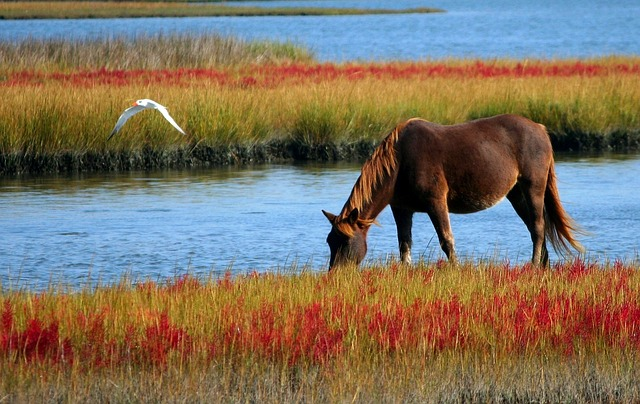
#> input picture horse.jpg, 640 x 404 px
$ python add_alpha_horse.py
#> lines starting #> are read from the running program, lines starting #| are printed output that depends on the picture
import cv2
import numpy as np
img = cv2.imread('horse.jpg')
#> img is the input picture: shape (404, 640, 3); mean B, G, R 95.9, 113.2, 126.6


b,g,r = cv2.split(img)
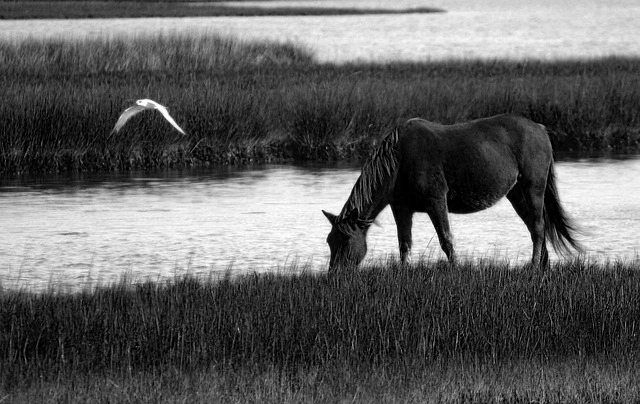
#> b: shape (404, 640); min 0, max 255, mean 95.9
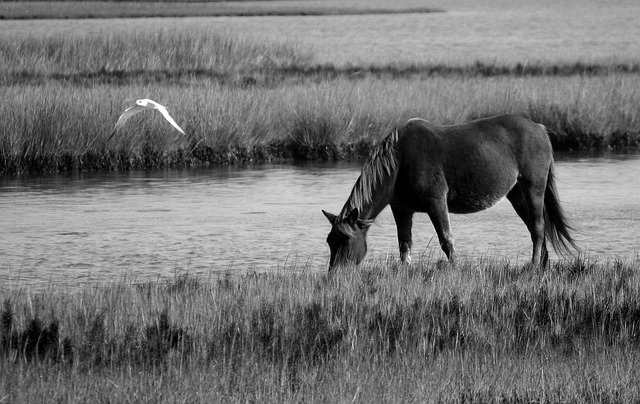
#> g: shape (404, 640); min 0, max 255, mean 113.2
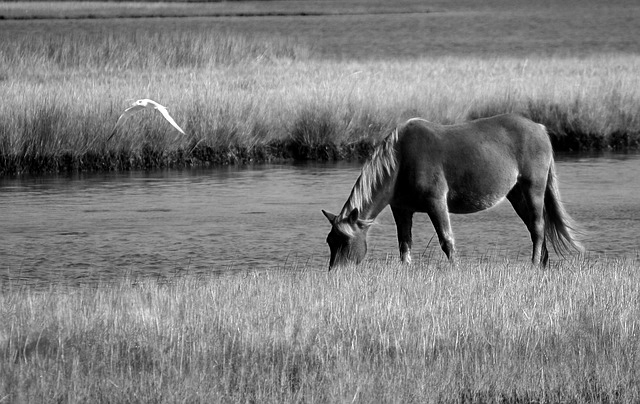
#> r: shape (404, 640); min 0, max 255, mean 126.6
a = np.ones(b.shape,dtype=b.dtype)*127
img1 = cv2.merge((b,g,r,a))


cv2.imwrite('horse_alpha.png',img1)
cv2.imshow('result',cv2.imread("horse_alpha.png"))
cv2.waitKey(0)
cv2.destroyAllWindows()

$ run again, with bird.jpg copied over horse.jpg
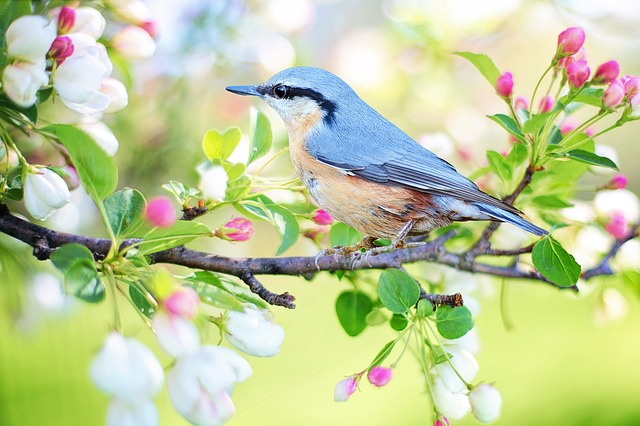
#> input picture bird.jpg, 640 x 426 px
#> img is the input picture: shape (426, 640, 3); mean B, G, R 154.3, 203, 191.5
#> `b,g,r = cv2.split(img)`:
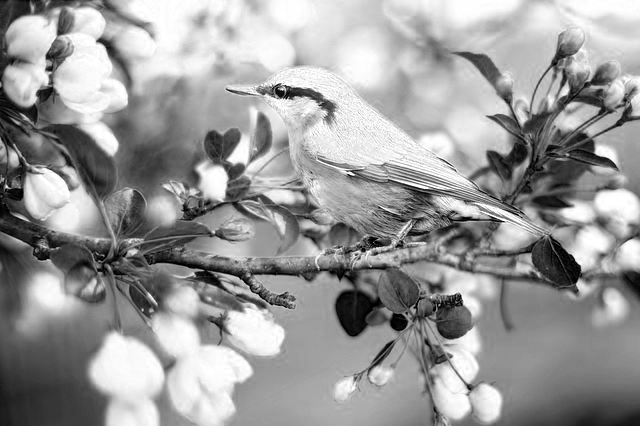
#> b: shape (426, 640); min 0, max 255, mean 154.3
#> `b,g,r = cv2.split(img)`:
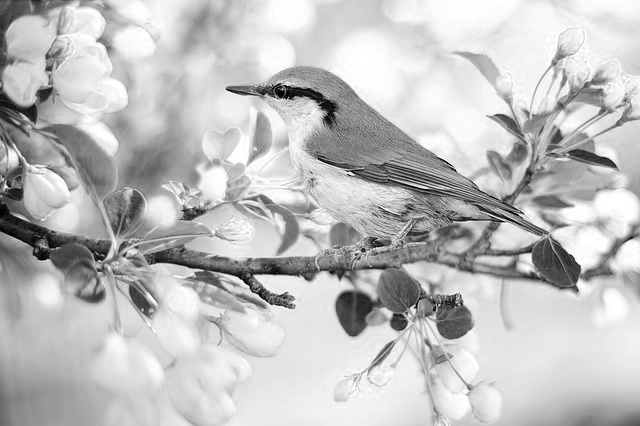
#> r: shape (426, 640); min 0, max 255, mean 191.5

$ run again, with cat.jpg copied over horse.jpg
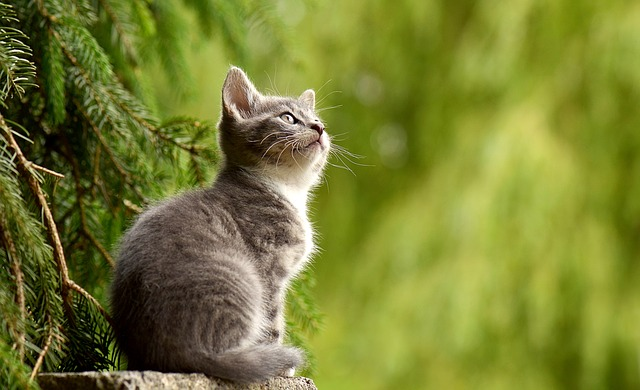
#> input picture cat.jpg, 640 x 390 px
#> img is the input picture: shape (390, 640, 3); mean B, G, R 50.1, 126.1, 119.4
#> `b,g,r = cv2.split(img)`:
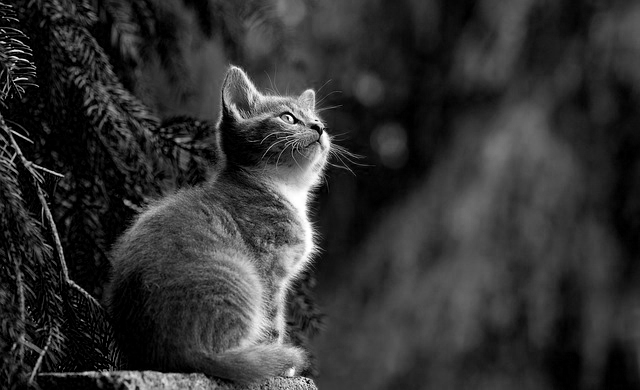
#> b: shape (390, 640); min 0, max 255, mean 50.1
#> `b,g,r = cv2.split(img)`:
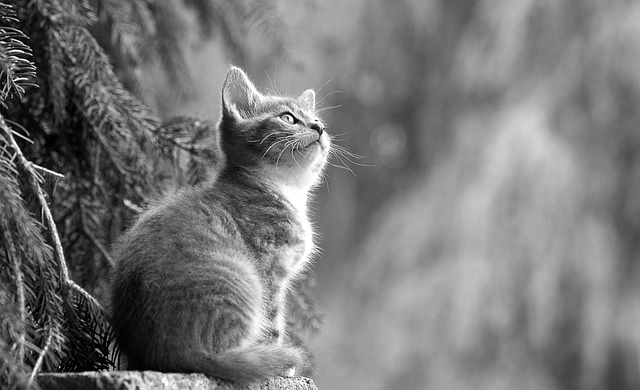
#> r: shape (390, 640); min 0, max 255, mean 119.4
